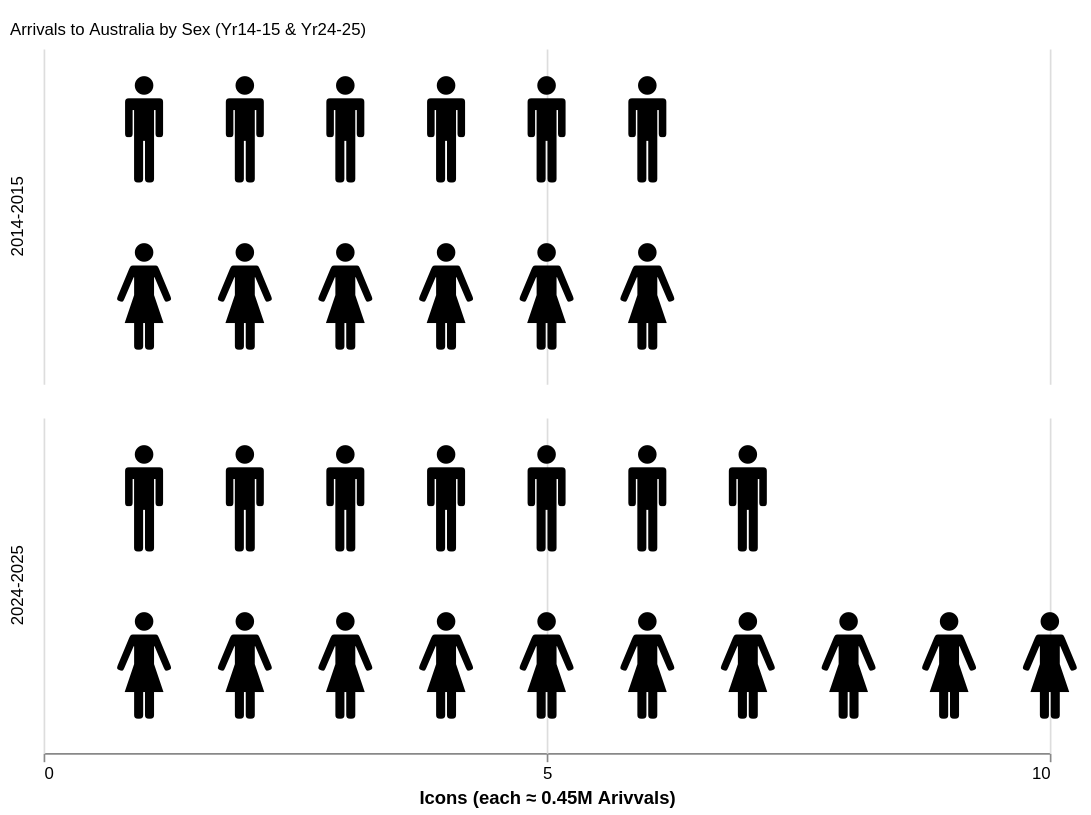

Specify this chart in Vega-Lite:
### Vega specification from a JSON file in a GitHub repository (floating-point values rounded to 4 significant figures)
{"$schema": "https://vega.github.io/schema/vega/v6.json", "background": "white", "padding": 5, "title": {"text": "Arrivals to Australia by Sex (Yr14-15 & Yr24-25)", "fontSize": 20, "fontWeight": "bold", "fontStyle": "sans-serif", "anchor": "start"}, "data": [{"name": "source_0", "values": [{"Year": "2014-2015", "Sex": "male", "Arrivals": 3569190}, {"Year": "2014-2015", "Sex": "male", "Arrivals": 3569190}, {"Year": "2014-2015", "Sex": "male", "Arrivals": 3569190}, {"Year": "2014-2015", "Sex": "male", "Arrivals": 3569190}, {"Year": "2014-2015", "Sex": "male", "Arrivals": 3569190}, {"Year": "2014-2015", "Sex": "male", "Arrivals": 3569190}, {"Year": "2014-2015", "Sex": "female", "Arrivals": 3569580}, {"Year": "2014-2015", "Sex": "female", "Arrivals": 3569580}, {"Year": "2014-2015", "Sex": "female", "Arrivals": 3569580}, {"Year": "2014-2015", "Sex": "female", "Arrivals": 3569580}, {"Year": "2014-2015", "Sex": "female", "Arrivals": 3569580}, {"Year": "2014-2015", "Sex": "female", "Arrivals": 3569580}, {"Year": "2024-2025", "Sex": "male", "Arrivals": 3974820}, {"Year": "2024-2025", "Sex": "male", "Arrivals": 3974820}, {"Year": "2024-2025", "Sex": "male", "Arrivals": 3974820}, {"Year": "2024-2025", "Sex": "male", "Arrivals": 3974820}, {"Year": "2024-2025", "Sex": "male", "Arrivals": 3974820}, {"Year": "2024-2025", "Sex": "male", "Arrivals": 3974820}, {"Year": "2024-2025", "Sex": "male", "Arrivals": 3974820}, {"Year": "2024-2025", "Sex": "female", "Arrivals": 4427570}, {"Year": "2024-2025", "Sex": "female", "Arrivals": 4427570}, {"Year": "2024-2025", "Sex": "female", "Arrivals": 4427570}, {"Year": "2024-2025", "Sex": "female", "Arrivals": 4427570}, {"Year": "2024-2025", "Sex": "female", "Arrivals": 4427570}, {"Year": "2024-2025", "Sex": "female", "Arrivals": 4427570}, {"Year": "2024-2025", "Sex": "female", "Arrivals": 4427570}, {"Year": "2024-2025", "Sex": "female", "Arrivals": 4427570}, {"Year": "2024-2025", "Sex": "female", "Arrivals": 4427570}, {"Year": "2024-2025", "Sex": "female", "Arrivals": 4427570}]}, {"name": "data_0", "source": "source_0", "transform": [{"type": "formula", "expr": "{'female': '🚺', 'male': '🚹'}[datum.Sex]", "as": "emoji"}, {"type": "window", "params": [null], "as": ["rank"], "ops": ["rank"], "fields": [null], "sort": {"field": [], "order": []}, "groupby": ["Year", "Sex"]}, {"type": "filter", "expr": "isValid(datum[\"rank\"]) && isFinite(+datum[\"rank\"])"}]}, {"name": "row_domain", "source": "data_0", "transform": [{"type": "aggregate", "groupby": ["Year"]}]}], "signals": [{"name": "child_width", "value": 600}, {"name": "child_height", "value": 200}], "layout": {"padding": 20, "columns": 1, "bounds": "full", "align": "all"}, "marks": [{"name": "row_header", "type": "group", "role": "row-header", "from": {"data": "row_domain"}, "sort": {"field": "datum[\"Year\"]", "order": "ascending"}, "title": {"text": {"signal": "isValid(parent[\"Year\"]) ? parent[\"Year\"] : \"\"+parent[\"Year\"]"}, "orient": "left", "style": "guide-label", "frame": "group", "offset": 10}, "encode": {"update": {"height": {"signal": "child_height"}}}}, {"name": "column_footer", "type": "group", "role": "column-footer", "encode": {"update": {"width": {"signal": "child_width"}}}, "axes": [{"scale": "x", "orient": "bottom", "grid": false, "title": "Icons (each ≈ 0.45M Arivvals)", "tickMinStep": 1, "values": [0, 5, 10], "labelFlush": true, "labelOverlap": true, "zindex": 0}]}, {"name": "cell", "type": "group", "style": "cell", "from": {"facet": {"name": "facet", "data": "data_0", "groupby": ["Year"]}}, "sort": {"field": ["datum[\"Year\"]"], "order": ["ascending"]}, "encode": {"update": {"width": {"signal": "child_width"}, "height": {"signal": "child_height"}}}, "marks": [{"name": "child_marks", "type": "text", "style": ["text"], "from": {"data": "facet"}, "encode": {"update": {"baseline": {"value": "middle"}, "fill": {"value": "black"}, "tooltip": {"signal": "{\"Sex\": isValid(datum[\"Sex\"]) ? datum[\"Sex\"] : \"\"+datum[\"Sex\"], \"Arrivals\": format(datum[\"Arrivals\"], \",\")}"}, "description": {"signal": "\"rank: \" + (format(datum[\"rank\"], \"\")) + \"; Sex: \" + (isValid(datum[\"Sex\"]) ? datum[\"Sex\"] : \"\"+datum[\"Sex\"]) + \"; emoji: \" + (isValid(datum[\"emoji\"]) ? datum[\"emoji\"] : \"\"+datum[\"emoji\"]) + \"; Arrivals: \" + (format(datum[\"Arrivals\"], \",\"))"}, "x": {"scale": "x", "field": "rank"}, "y": {"scale": "y", "field": "Sex"}, "text": {"signal": "isValid(datum[\"emoji\"]) ? datum[\"emoji\"] : \"\"+datum[\"emoji\"]"}, "fontSize": {"value": 60}, "align": {"value": "center"}}}}], "axes": [{"scale": "x", "orient": "bottom", "tickMinStep": 1, "values": [0, 5, 10], "gridScale": "y", "grid": true, "domain": false, "labels": false, "aria": false, "maxExtent": 0, "minExtent": 0, "ticks": false, "zindex": 0}]}], "scales": [{"name": "x", "type": "linear", "domain": [0, 10], "range": [0, {"signal": "child_width"}], "zero": true}, {"name": "y", "type": "point", "domain": {"data": "data_0", "field": "Sex"}, "range": [0, {"signal": "child_height"}], "padding": 0.5}], "config": {"style": {"cell": {"stroke": ""}}}}
